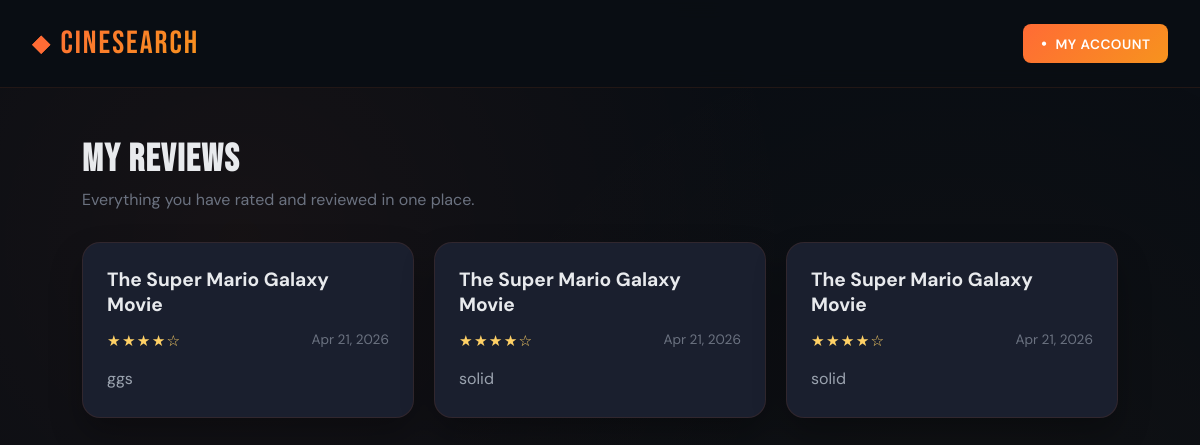
/my_reviews (signed in), run on the app's committed database.
### app.py (models this page shows)
class Review(db.Model):
    id = db.Column(db.Integer, primary_key=True)
    user_id = db.Column(db.Integer, db.ForeignKey("user.id"), nullable=False)
    movie_id = db.Column(db.Integer, nullable=False)
    movie_title = db.Column(db.String(255), nullable=False)
    rating = db.Column(db.Integer, nullable=False)
    review_text = db.Column(db.Text, nullable=False)
    created_at = db.Column(db.DateTime, default=datetime.utcnow, nullable=False)
    user = db.relationship("User", back_populates="reviews")

### app.py (the view)
@app.route("/my_reviews")
def my_reviews():
    user_id = session.get("user_id")
    if not user_id:
        flash("Please sign in to view your reviews.", "error")
        return redirect(url_for("auth"))
    user_reviews = Review.query.filter_by(user_id=user_id).order_by(Review.created_at.desc()).all()
    return render_template("reviews.html", reviews=user_reviews)

### templates/reviews.html (shortened to what this page needs)
<!DOCTYPE html>
<html lang="en">
<head>
    <link rel="stylesheet" href="{{ url_for('static', filename='styles.css') }}">
</head>
<body>
    <header>
        <div class="header-container">
            <a href="/" class="logo">CineSearch</a>
            <div class="header-auth">
                {% if session.get('user_id') %}
                <div class="account-dropdown">
                    <button type="button" class="account-trigger">My Account</button>
                </div>
                {% else %}
                <a href="/auth" class="auth-btn-login">Login</a>
                <a href="/auth" class="auth-btn-register">Register</a>
                {% endif %}
            </div>
        </div>
    </header>
    <main class="reviews-shell">
        <section class="reviews-heading">
            <h1>My Reviews</h1>
            <p>Everything you have rated and reviewed in one place.</p>
        </section>
        {% if reviews %}
        <section class="reviews-grid">
            {% for review in reviews %}
            <article class="review-tile">
                <a href="{{ url_for('movie_details', movie_id=review.movie_id) }}" class="review-movie">{{ review.movie_title }}</a>
                <div class="review-meta">
                    <span class="review-stars">{{ "★" * review.rating }}{{ "☆" * (5 - review.rating) }}</span>
                    <span>{{ review.created_at.strftime("%b %d, %Y") }}</span>
                </div>
                <p class="review-copy">{{ review.review_text }}</p>
            </article>
            {% endfor %}
        </section>
        {% else %}
        <section class="reviews-empty">
            <p>You have not written any reviews yet. Open a movie page to leave your first one.</p>
        </section>
        {% endif %}
    </main>
</body>
</html>

### static/styles.css (style rules this page uses)
:root { --bg-primary: #0a0e14; --bg-secondary: #141922; --bg-card: #1a1f2e; --accent-primary: #ff6b35; --accent-secondary: #f7931e; --text-primary: #e8eaed; --text-secondary: #9ba3af; --text-muted: #6b7280; --border-color: rgba(255, 107, 53, 0.1); }
* { margin: 0; padding: 0; box-sizing: border-box; }
body { font-family: 'DM Sans', sans-serif; background: var(--bg-primary); color: var(--text-primary); overflow-x: hidden; }
body::before { content: ''; position: fixed; top: 0; left: 0; width: 100%; height: 100%; background-image: radial-gradient(circle at 20% 30%, rgba(255, 107, 53, 0.05) 0%, transparent 50%), radial-gradient(circle at 80% 70%, rgba(247, 147, 30, 0.03) 0%, transparent 50%); pointer-events: none; z-index: 0; }
header { background: rgba(10, 14, 20, 0.95); backdrop-filter: blur(10px); border-bottom: 1px solid var(--border-color); position: sticky; top: 0; z-index: 1400; animation: slideDown 0.6s ease-out; }
.header-container { max-width: 1400px; margin: 0 auto; padding: 1.5rem 2rem; display: flex; justify-content: space-between; align-items: center; }
.header-auth { display: flex; align-items: center; gap: 0.75rem; position: relative; }
.account-dropdown { position: relative; }
.account-trigger { color: white; background: linear-gradient(135deg, var(--accent-primary), var(--accent-secondary)); border: none; border-radius: 8px; padding: 0.55rem 1.1rem; font-size: 0.85rem; font-weight: 600; letter-spacing: 0.5px; text-transform: uppercase; cursor: pointer; transition: all 0.3s ease; font-family: 'DM Sans', sans-serif; }
.account-trigger::before { content: '•'; display: inline-block; margin-right: 0.5rem; font-size: 1rem; }
.logo { font-family: 'Bebas Neue', sans-serif; font-size: 2rem; letter-spacing: 2px; background: linear-gradient(135deg, var(--accent-primary), var(--accent-secondary)); -webkit-background-clip: text; -webkit-text-fill-color: transparent; background-clip: text; display: flex; align-items: center; gap: 0.5rem; text-decoration: none; cursor: pointer; transition: all 0.3s ease; }
.logo::before { content: '◆'; font-size: 1.5rem; -webkit-text-fill-color: var(--accent-primary); }

### templates/reviews.html (style rules this page uses)
.reviews-shell { max-width: 1100px; margin: 3rem auto 4rem; padding: 0 2rem; position: relative; z-index: 1; }
.reviews-heading { margin-bottom: 2rem; }
.reviews-heading h1 { font-family: 'Bebas Neue', sans-serif; font-size: 2.4rem; letter-spacing: 1.5px; margin-bottom: 0.35rem; }
.reviews-heading p { color: var(--text-muted); }
.reviews-grid { display: grid; grid-template-columns: repeat(auto-fit, minmax(280px, 1fr)); gap: 1.25rem; }
.review-tile { background: var(--bg-card); border: 1px solid var(--border-color); border-radius: 18px; padding: 1.5rem; box-shadow: 0 16px 32px rgba(0, 0, 0, 0.28); display: flex; flex-direction: column; gap: 0.9rem; }
.review-movie { font-size: 1.2rem; font-weight: 700; color: var(--text-primary); text-decoration: none; }
.review-meta { display: flex; justify-content: space-between; gap: 0.75rem; flex-wrap: wrap; color: var(--text-muted); font-size: 0.85rem; }
.review-stars { color: #ffd166; letter-spacing: 0.08rem; font-size: 0.95rem; }
.review-copy { color: var(--text-secondary); line-height: 1.7; white-space: pre-wrap; }

### data on the page
Review: movie_title "The Super Mario Galaxy Movie", rating "★★★★", rating "☆", created_at "Apr 21, 2026", review_text "ggs"
Review: movie_title "The Super Mario Galaxy Movie", rating "★★★★", rating "☆", created_at "Apr 21, 2026", review_text "solid"
Review: movie_title "The Super Mario Galaxy Movie", rating "★★★★", rating "☆", created_at "Apr 21, 2026", review_text "solid"
